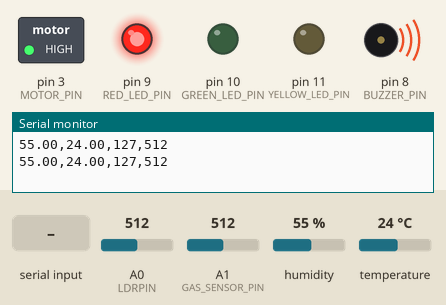
Bench run of a sketch on a simulated Arduino Uno, built with avr-gcc and run on an emulated ATmega328P. On the bench: switched loads named in the sketch (green lamp = pin HIGH), output pins drawn as LEDs (lit = HIGH), buzzer (waves = sounding, pin HIGH), the last lines printed to the serial monitor. Dashed ring = blinking. Inputs (shaded band) come from the test bench; at power-on: A1 (GAS_SENSOR_PIN) = 512, A0 (LDRPIN) = 512, humidity 55 %, temperature 24 °C.

Above: at 1.2 s.
1.3 s: "SET_TEMP:90\n" received over Serial
At 3.5 s:
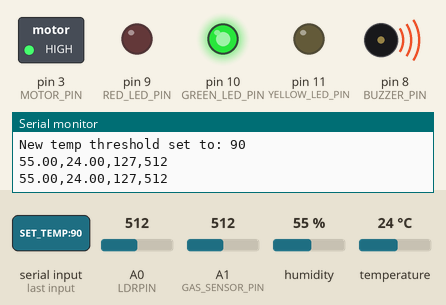
7.3 s: A1 (GAS_SENSOR_PIN) set to 414
10.8 s: A1 (GAS_SENSOR_PIN) set to 387
At 12.2 s:
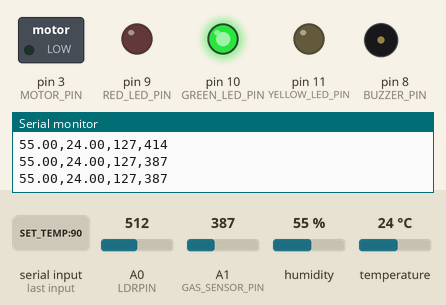
12.6 s: A0 (LDRPIN) set to 410
14.3 s: A0 (LDRPIN) set to 386
At 16.0 s:
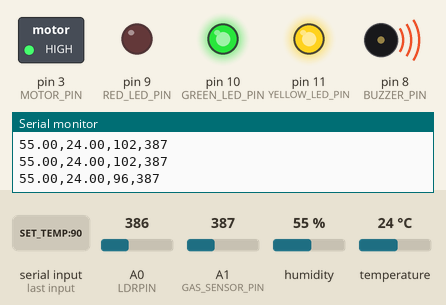
20.3 s: "SET_TEMP:,45\n" received over Serial
At 22.1 s:
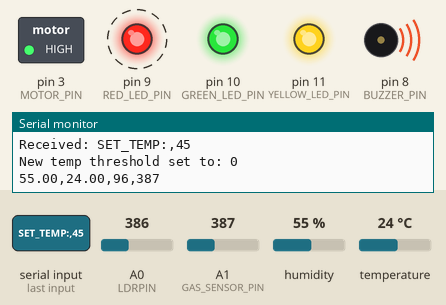
Timing chart, 0 to 27.3 s (numbered marks = the images above; inputs shaded):
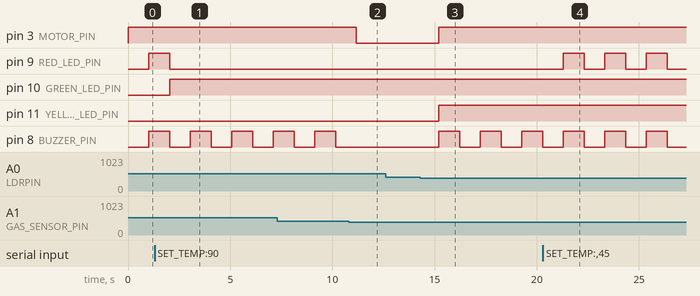

Measured:
- the behaviour switches between 400 and 399 on A1 (GAS_SENSOR_PIN) (found by bisection; images 1 and 2)
- the behaviour switches between 402 and 401 on A0 (LDRPIN) (found by bisection; images 2 and 3)
- after the input at 1.3 s, pin 9 (RED_LED_PIN): goes on until 2.1 s, then stays LOW; pin 10 (GREEN_LED_PIN): LOW → HIGH after 0.75 s
- after the input at 10.8 s, pin 3 (MOTOR_PIN): HIGH → LOW after 0.36 s; pin 8 (BUZZER_PIN): stays LOW (without the input it goes to HIGH after 0.36 s)
- after the input at 14.3 s, pin 3 (MOTOR_PIN), pin 11 (YELLOW_LED_PIN): LOW → HIGH after 0.91 s; pin 8 (BUZZER_PIN): alternates HIGH for 1.0 s and LOW for 1.0 s, starting after 0.91 s
- after the input at 20.3 s, pin 9 (RED_LED_PIN): alternates HIGH for 1.0 s and LOW for 1.0 s, starting after 0.99 s
- by itself, pin 8 (BUZZER_PIN): alternates HIGH for 1.0 s and LOW for 1.0 s

The sketch:

IoT_Temp_Light_Gas_Sensor.ino
```cpp
#include <DHT.h>

// Pin definitions
#define DHTPIN 2              // Digital pin connected to the DHT sensor
#define DHTTYPE DHT11         // DHT 11 type
#define LDRPIN A0             // Analog pin connected to the LDR
#define BUZZER_PIN 8          // Digital pin connected to the buzzer
#define GREEN_LED_PIN 10      // Digital pin connected to the green LED
#define RED_LED_PIN 9         // Digital pin connected to the red LED
#define YELLOW_LED_PIN 11     // Digital pin connected to the yellow LED
#define GAS_SENSOR_PIN A1     // Analog pin connected to the gas sensor
#define MOTOR_PIN 3           // Digital pin connected to the motor

int GAS_THRESHOLD= 400;     // Threshold value for the gas sensor
int TEMP_THRESHOLD_HIGH= 20;// Temperature threshold
int LIGHT_LEVEL_DARK= 100;  // Light level threshold

// Initialize DHT sensor
DHT dht(DHTPIN, DHTTYPE);

void setup() {
  pinMode(RED_LED_PIN, OUTPUT);
  pinMode(GREEN_LED_PIN, OUTPUT);
  pinMode(YELLOW_LED_PIN, OUTPUT);
  pinMode(BUZZER_PIN, OUTPUT);
  pinMode(GAS_SENSOR_PIN, INPUT);
  pinMode(MOTOR_PIN, OUTPUT);  // Setup motor pin as output

  dht.begin();
  Serial.begin(9600);
}

// Global variables to track blinking state and timing
unsigned long previousMillis = 0;
const long ledBlinkInterval = 100;
const long buzzerInterval = 250;

// Function to blink any LED
void blinkLED(int pin) {
    unsigned long currentMillis = millis();
    if (currentMillis - previousMillis >= ledBlinkInterval) {
        previousMillis = currentMillis;
        digitalWrite(pin, !digitalRead(pin));
    }
}

// Function to beep the buzzer
void beepBuzzer() {
    static unsigned long lastBuzzerToggle = 0;
    static bool buzzerState = false;

    unsigned long currentMillis = millis();
    if (currentMillis - lastBuzzerToggle >= buzzerInterval) {
        lastBuzzerToggle = currentMillis;
        buzzerState = !buzzerState;
        digitalWrite(BUZZER_PIN, buzzerState);
    }
}

// Handle LEDs, buzzer, and motor based on sensor readings
void handleActuators(float temp, int lightLevel, int gasConcentration) {
    bool shouldBuzz = false;
    bool shouldRunMotor = false;

    if (temp > TEMP_THRESHOLD_HIGH) {
        blinkLED(RED_LED_PIN);
        shouldBuzz = true;
        shouldRunMotor = true;
    } else {
        digitalWrite(RED_LED_PIN, LOW);
        digitalWrite(GREEN_LED_PIN, HIGH);
    }

    if (lightLevel < LIGHT_LEVEL_DARK) {
        digitalWrite(YELLOW_LED_PIN, HIGH);
        shouldBuzz = true;
        shouldRunMotor = true;
    } else {
        digitalWrite(YELLOW_LED_PIN, LOW);
    }

    if (gasConcentration >= GAS_THRESHOLD) {
        shouldBuzz = true;
        shouldRunMotor = true;
    }

    if (shouldBuzz) {
        beepBuzzer();
    } else {
        digitalWrite(BUZZER_PIN, LOW);
    }

    digitalWrite(MOTOR_PIN, shouldRunMotor ? HIGH : LOW);
}

void loop() {
    // Check for serial input to set thresholds dynamically
    if (Serial.available() > 0) {
        String serialInput = Serial.readStringUntil('\n'); // Read the serial input until a newline is found
        Serial.println("Received: " + serialInput);  // Echo for debugging

        if (serialInput.startsWith("SET_TEMP:")) {
            TEMP_THRESHOLD_HIGH = serialInput.substring(9).toInt();
            Serial.print("New temp threshold set to: ");
            Serial.println(TEMP_THRESHOLD_HIGH);
        } else if (serialInput.startsWith("SET_LIGHT:")) {
            LIGHT_LEVEL_DARK = serialInput.substring(10).toInt();
            Serial.print("New light level threshold set to: ");
            Serial.println(LIGHT_LEVEL_DARK);
        } else if (serialInput.startsWith("SET_GAS:")) {
            GAS_THRESHOLD = serialInput.substring(8).toInt();
            Serial.print("New gas threshold set to: ");
            Serial.println(GAS_THRESHOLD);
        }
    }

    // Read humidity and temperature
    float h = dht.readHumidity();
    float t = dht.readTemperature(); // Read temperature as Celsius
    int lightLevel = analogRead(LDRPIN); // Read light level
    lightLevel = map(lightLevel, 0, 1023, 0, 255); // Map light level to 0-255
    int gasConcentration = analogRead(GAS_SENSOR_PIN); // Read gas concentration

    // Handle actuators based on sensor values
    handleActuators(t, lightLevel, gasConcentration);

    // Print the results to the Serial Monitor in a comma-separated format
    Serial.print(h);
    Serial.print(",");
    Serial.print(t);
    Serial.print(",");
    Serial.print(lightLevel);
    Serial.print(",");
    Serial.println(gasConcentration);

    delay(1000); // Delay for a second before repeating the loop
}
```
